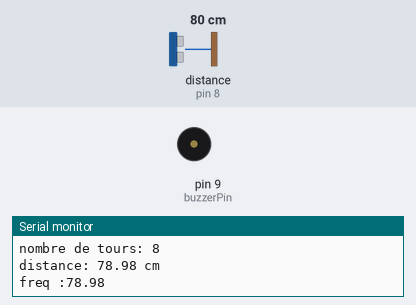
A sketch run on a simulated Arduino Uno, built with avr-gcc and run on an emulated ATmega328P. On the bench: buzzer (waves = sounding, pin HIGH), the last lines printed to the serial monitor. Wiring (inferred from the names in the program): ultrasonic range finder: trigger pin 7; echo pin 8. The inputs (shaded band) are chosen by the test bench; at power-on: distance to the obstacle (sensor on pin 8) 80 cm. The echo pulse lasts 58.3 µs per cm; pins used as bus, display or sensor lines are not drawn.

Above: at 1.37 s.
2.4 s: distance to the obstacle (sensor on pin 8) set to 4 cm
At 2.93 s:
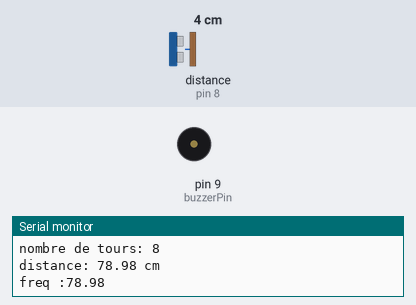
5.9 s: distance to the obstacle (sensor on pin 8) set to 2 cm
8.0 s: distance to the obstacle (sensor on pin 8) set to 9 cm
At 8.5 s:
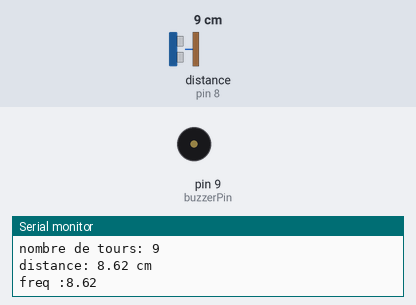
Timing chart, 0 to 19.2 s (numbered marks = the images above; inputs shaded):
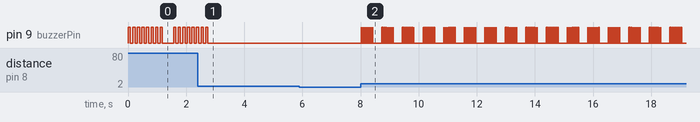

The sketch:

wirelssKnobstick.ino
```cpp
/*
 * Created by ArduinoGetStarted, https://arduinogetstarted.com
 *
 * Arduino - Ultrasonic Sensor HC-SR04
 *
 * Wiring: Ultrasonic Sensor -> Arduino:
 * - VCC  -> 5VDC
 * - TRIG -> Pin 9
 * - ECHO -> Pin 8
 * - GND  -> GND
 *
 * Tutorial is available here: https://arduinogetstarted.com/tutorials/arduino-ultrasonic-sensor
 */

// ports de branchements sur la carte arduino
int trigPin = 7;    // TRIG pin
int echoPin = 8;    // ECHO pin
int buzzerPin = 9;  // buzzer output

float duration_us, distance_cm;
// initialisation
void setup() {
  // begin serial port / initialise le port
  Serial.begin (9600);
  // configure the trigger pin to output mode // configure les sorties et entrées
  pinMode(trigPin, OUTPUT);
  // buzzer conf/init
  pinMode(buzzerPin, OUTPUT);
  // configure the echo pin to input mode
  pinMode(echoPin, INPUT);

}
/// @brief calcule l'intensité du son en fonction de la distance perçue (d/2) le max est 205 donc et le min est 1)
void Buzzer(float sonPercu){
  // ajuster la fréquence en finction du son
  float freq = sonPercu;
  Serial.print("freq :");
  Serial.print(freq);
  Serial.print("\n");
  digitalWrite(buzzerPin, HIGH); // sortie du son fort
  delay(freq);
  digitalWrite(buzzerPin, LOW); // sortie du son faible
  delay(freq);
}
/// @brief affiche les données
void affichage(float freq, float distance_cm){
  // affichage nb tours
    Serial.print("nombre de tours: ");
    Serial.print((int)(freq));
    Serial.print("\n");
    // affichage distance
    Serial.print("distance: ");
    Serial.print(distance_cm);
    Serial.println(" cm");
}
/// @brief boucle infinie
void loop() {
  // generate 10-microsecond pulse to TRIG pin // créé une latence pour calculer la distance avec le parcours de l'onde
  digitalWrite(trigPin, HIGH);
  delayMicroseconds(10);
  digitalWrite(trigPin, LOW);

  // measure duration of pulse from ECHO pin
  // mesure de la durée de la pulsation
  duration_us = pulseIn(echoPin, HIGH);

  // calcul de la distance
  distance_cm = 0.017 * duration_us;
  // distance entre 2 et 400 cm (2000 cm lorsque les données sotn mal captées)
  if (distance_cm < 410.0 && distance_cm > 2.0){
    // boucle pour jouer une intensité sonore en fonction de la distance
    for (int i=0;i<(int)((400-distance_cm)/40);i++){
        affichage((400-distance_cm)/40, distance_cm);
        Buzzer(distance_cm);
    }
  } else {
    // afficahge du texte pour expliquer que la donnée n'est pas valide
    Serial.print("bad value (out of range)\n");
  }

  // 500ms = 2 times/seconds = 0.5 s
  // latence entre chaque informations captées
  delay(300);
}
```

Measured:
- after the input at 2.4 s, pin 9 (buzzerPin): goes on until 2.7 s, then stays LOW
- after the input at 8.0 s, pin 9 (buzzerPin): LOW → HIGH at once, then repeats every 0.71 s: LOW 0.03 s, 7 × (HIGH 0.01 s, LOW 0.04 s), HIGH 0.01 s, LOW 0.31 s, HIGH 0.01 s
